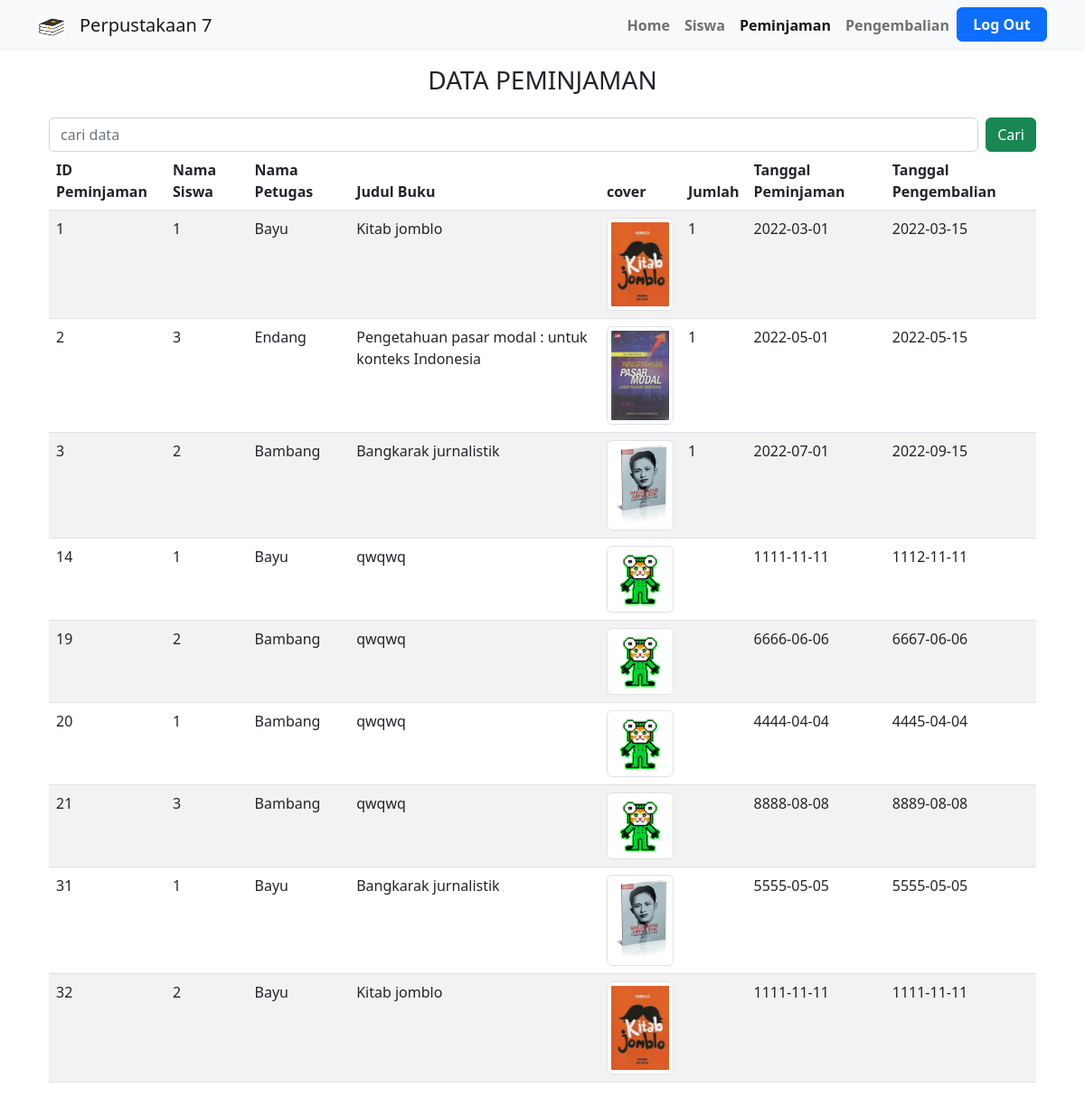
/data_peminjaman.php, run on an earlier commit of the app's database.
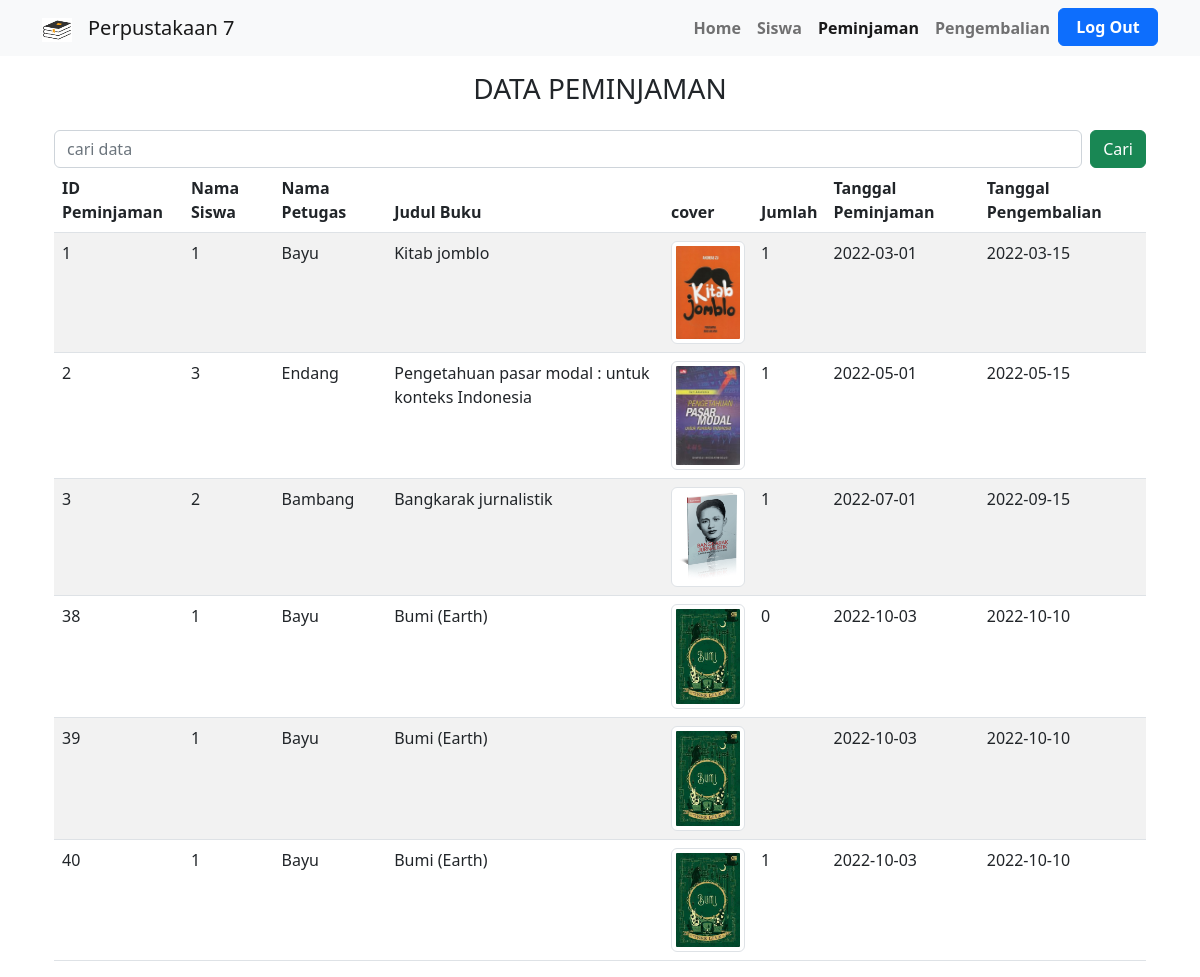
And on a later commit of the database.
### tables this page shows
CREATE TABLE `detail_peminjam` (
  `id_detail_peminjaman` int(11) NOT NULL,
  `id_buku` int(11) NOT NULL,
  `id_peminjam` int(11) NOT NULL,
  `kuantitas` int(2) NOT NULL
);

CREATE TABLE `peminjaman` (
  `id_peminjaman` int(11) NOT NULL,
  `id_siswa` int(11) NOT NULL,
  `id_petugas` int(11) NOT NULL,
  `id_buku` int(11) NOT NULL,
  `tanggal_peminjaman` date NOT NULL,
  `tanggal_pengembalian` date NOT NULL
);

CREATE TABLE `petugas` (
  `nip` int(11) NOT NULL,
  `nama` varchar(255) NOT NULL,
  `jenis_kelamin` enum('L','P') NOT NULL,
  `alamat` varchar(50) NOT NULL,
  `password` varchar(50) NOT NULL
);

CREATE TABLE `buku` (
  `id_buku` int(11) NOT NULL,
  `penulis` varchar(50) NOT NULL,
  `tahun` year(4) NOT NULL,
  `judul` varchar(255) NOT NULL,
  `kota` varchar(50) NOT NULL,
  `penerbit` varchar(50) NOT NULL,
  `cover` varchar(255) NOT NULL,
  `sinopsi` text NOT NULL,
  `stok` int(3) NOT NULL
);

### data_peminjaman.php (the view, shortened to what this page needs)
<?php
include "config.php";
?>
<!DOCTYPE html>
<html lang="en">
<head>
    <link rel="stylesheet" href="https://cdnjs.cloudflare.com/ajax/libs/font-awesome/6.1.2/css/all.min.css">
    <link rel="stylesheet" href="assets/bootstrap/css/bootstrap.min.css">
</head>
<body>
<nav class="navbar navbar-expand-lg bg-light">
        <div class="container">
        <a class="navbar-brand" href="#">
            <img src="assets/book-icon.png" alt="Logo" width="30" height="24">
    </a>
          <a class="navbar-brand" href="#">Perpustakaan 7</a>
          <div class="collapse navbar-collapse" id="navbarSupportedContent">
          <ul class="navbar-nav ms-auto mb-2 mb-lg-0">
              <li class="nav-item">
              <b><a class="nav-link" active aria-current="page" href="home.php">Home</a></b>
              </li>
              <li class="nav-item">
                <b><a class="nav-link" href="data_siswa.php" >Siswa</a></b>
              </li>
              <li class="nav-item">
                <b><a class="nav-link active" href="data_peminjaman.php" >Peminjaman</a></b>
              </li>
              <li class="nav-item">
                <b><a class="nav-link" href="data_pengembalian.php">Pengembalian</a></b>
              </li>
              <li class="nav-item">
              <a href="logout.php" class="btn btn-primary text-white" style="font-weight:600; width: 100px;">Log Out</a>
              </li>
            </ul>
          </div>
        </div>
      </nav>
        <div class="container mt-3">
        <h3 class="text-center">DATA PEMINJAMAN</h3>
        <div class="container mx-auto mt-4">
            <form class="d-flex" action="cari_siswa.php" method="get">
                <input class="form-control me-2" type="text" placeholder="cari data" name="cari">
                <input type="submit" value="Cari" class="btn btn-success">
    </form>
        <table class="table table-striped table-hover">
            <thead>
                <tr>
                    <th>ID Peminjaman</th>
                    <th>Nama Siswa</th>
                    <th>Nama Petugas</th>
                    <th>Judul Buku</th>
                    <th>cover</th>
                    <th>Jumlah</th>
                    <th>Tanggal Peminjaman</th>
                    <th>Tanggal Pengembalian</th>
                </tr>
            </thead>
            <tbody>
            <?php
            $ambil = mysqli_query($conn, "SELECT * FROM detail_peminjam RIGHT JOIN peminjaman ON id_peminjam = peminjaman.id_peminjaman RIGHT JOIN buku ON peminjaman.id_buku = buku.id_buku RIGHT JOIN siswa ON peminjaman.id_siswa = siswa.nis RIGHT JOIN petugas ON peminjaman.id_petugas=petugas.nip ORDER BY peminjaman.id_peminjaman ASC ;");
            while ($data = mysqli_fetch_array($ambil)) {
            ?>
            <tr>
                <td><?= $data['id_peminjaman'] ?></td>
                <td><?= $data['id_siswa'] ?></td>
                <td><?= $data['nama'] ?></td>
                <td><?= $data['judul'] ?></td>
                <td>
                <img src= "assets/cover/<?= $data['cover'] ?>" class= "img-thumbnail" alt=""
                    style="width: 100px;">
                </td>
                <td><?= $data['kuantitas'] ?></td>
                <td><?= $data['tanggal_peminjaman'] ?></td>
                <td><?= $data['tanggal_pengembalian'] ?></td>
            </tr>
            <?php
            }
            ?>
            </tbody>
        </table>
    </div>
        </div>
</body>
</html>

What changed in the data, as far as the page shows it:
removed peminjaman: id_peminjaman "14", id_siswa "1", id_petugas.nama "Bayu", id_buku.judul "qwqwq", id_buku.cover (picture), tanggal_peminjaman "1111-11-11", tanggal_pengembalian "1112-11-11"
removed peminjaman: id_peminjaman "19", id_siswa "2", id_petugas.nama "Bambang", id_buku.judul "qwqwq", id_buku.cover (picture), tanggal_peminjaman "6666-06-06", tanggal_pengembalian "6667-06-06"
removed peminjaman: id_peminjaman "20", id_siswa "1", id_petugas.nama "Bambang", id_buku.judul "qwqwq", id_buku.cover (picture), tanggal_peminjaman "4444-04-04", tanggal_pengembalian "4445-04-04"
removed peminjaman: id_peminjaman "21", id_siswa "3", id_petugas.nama "Bambang", id_buku.judul "qwqwq", id_buku.cover (picture), tanggal_peminjaman "8888-08-08", tanggal_pengembalian "8889-08-08"
removed peminjaman: id_peminjaman "31", id_siswa "1", id_petugas.nama "Bayu", id_buku.judul "Bangkarak jurnalistik", id_buku.cover (picture), tanggal_peminjaman "5555-05-05", tanggal_pengembalian "5555-05-05"
removed peminjaman: id_peminjaman "32", id_siswa "2", id_petugas.nama "Bayu", id_buku.judul "Kitab jomblo", id_buku.cover (picture), tanggal_peminjaman "1111-11-11", tanggal_pengembalian "1111-11-11"
added detail_peminjam: id_peminjam.id_peminjaman "38", id_peminjam.id_siswa "1", petugas.nama "Bayu", id_buku.judul "Bumi (Earth)", id_buku.cover (picture), kuantitas "0", id_peminjam.tanggal_peminjaman "2022-10-03", id_peminjam.tanggal_pengembalian "2022-10-10"
added peminjaman: id_peminjaman "39", id_siswa "1", id_petugas.nama "Bayu", id_buku.judul "Bumi (Earth)", id_buku.cover (picture), tanggal_peminjaman "2022-10-03", tanggal_pengembalian "2022-10-10"
added detail_peminjam: id_peminjam.id_peminjaman "40", id_peminjam.id_siswa "1", petugas.nama "Bayu", id_buku.judul "Bumi (Earth)", id_buku.cover (picture), kuantitas "1", id_peminjam.tanggal_peminjaman "2022-10-03", id_peminjam.tanggal_pengembalian "2022-10-10"
